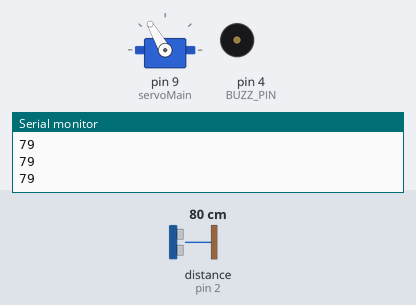
Bench run of a sketch on a simulated Arduino Uno, built with avr-gcc and run on an emulated ATmega328P. Shown: servo, buzzer (waves = sounding, pin HIGH), the last lines printed to the serial monitor. Wiring (inferred from the names in the program): ultrasonic range finder: trigger pin 3; echo pin 2. Inputs (shaded band) come from the test bench; at power-on: distance to the obstacle (sensor on pin 2) 80 cm. The echo pulse lasts 58.3 µs per cm; pins used as bus, display or sensor lines are not drawn.

Above: at 1.2 s.
1.3 s: distance to the obstacle (sensor on pin 2) set to 23 cm
2.8 s: distance to the obstacle (sensor on pin 2) set to 18 cm
At 3.7 s:
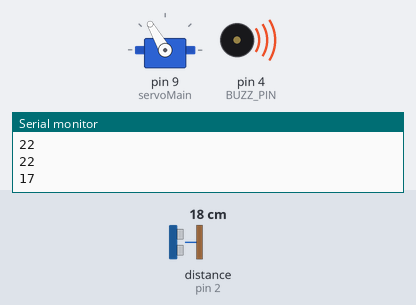
5.8 s: distance to the obstacle (sensor on pin 2) set to 35 cm
At 6.24 s:
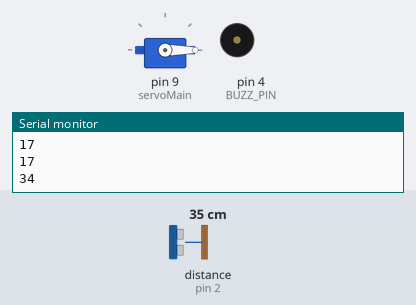
7.8 s: distance to the obstacle (sensor on pin 2) set to 2 cm
At 9.4 s:
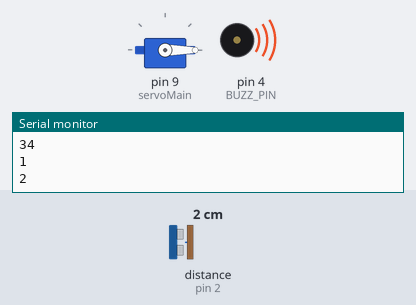
Timing chart, 0 to 11.8 s (numbered marks = the images above; inputs shaded):
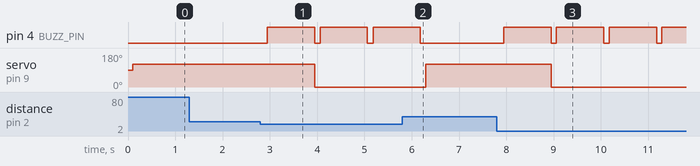

Measured:
- the behaviour switches between 21 and 20 cm on distance to the obstacle (sensor on pin 2) (found by bisection; images 0 and 1)
- after the input at 2.8 s, pin 4 (BUZZ_PIN): alternates HIGH for 1.0 s and LOW for 0.12 s, starting after 0.15 s; servo on pin 9 (servoMain): 120° → 0° after 1.1 s
- after the input at 5.8 s, pin 4 (BUZZ_PIN): goes on until 6.2 s, then stays LOW; servo on pin 9 (servoMain): 0° → 120° after 0.50 s
- after the input at 7.8 s, pin 4 (BUZZ_PIN): alternates HIGH for 1.0 s and LOW for 0.12 s, starting after 0.15 s; servo on pin 9 (servoMain): 120° → 0° after 1.1 s

The sketch:

nano_testhelmate.ino
```cpp
#define TRIG_PIN 3
#define ECHO_PIN 2
#define BUZZ_PIN 4
#include <Servo.h>
Servo servoMain;
int pos = 0;

void setup() {

 servoMain.attach(9);
 pinMode(TRIG_PIN, OUTPUT);
 pinMode(BUZZ_PIN, OUTPUT);
 pinMode(ECHO_PIN, INPUT);
 Serial.begin(9600);
}

void loop() {
 digitalWrite(TRIG_PIN, HIGH);
 delayMicroseconds(10);
 digitalWrite(TRIG_PIN, LOW);

 int distance = pulseIn(ECHO_PIN, HIGH) / 2 / 29.1;
 Serial.println(distance);

 delay(100);

 if (distance < 20)
 {
   digitalWrite(BUZZ_PIN, HIGH);
   delay(1000);
   digitalWrite(BUZZ_PIN, LOW);
   servoMain.write(0);
  }

 else
    servoMain.write(120);
    delay(15);
}
```
